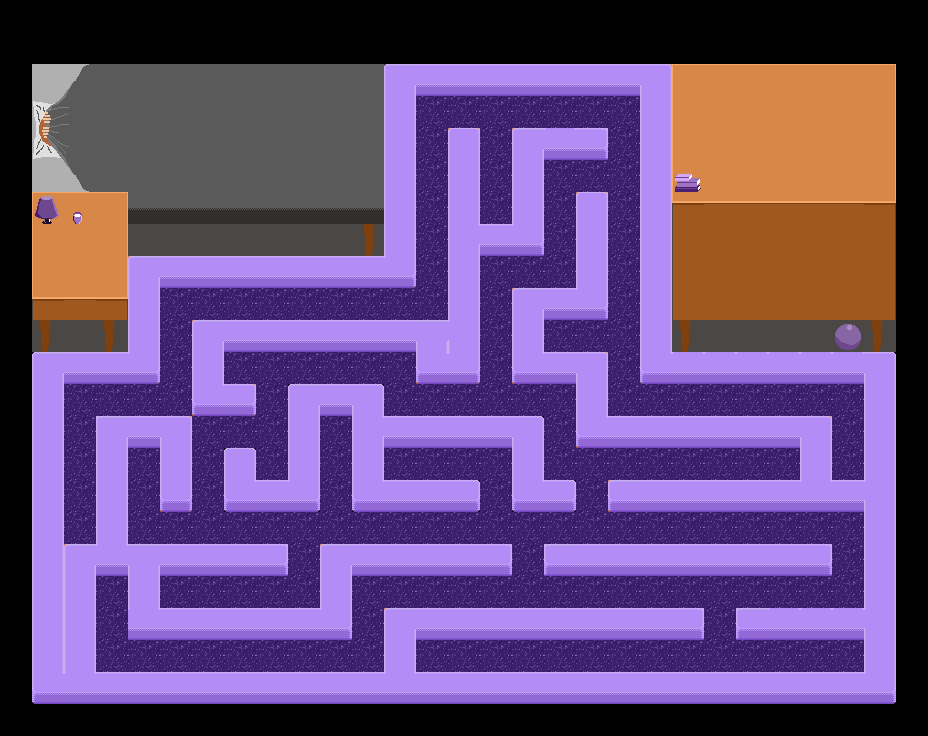

This game map was drawn from its Tiled (.tmx) file and the tilesets committed beside it. A one-line description and the trimmed map source follow:
An orthogonal 29x23 tile map with 32x32 px tiles, 6 tile layers (floor, safety, walls, outer, ...), 3 tilesets and 4 objects (baku, spirit1, spirit2, spirit3).

<map version="1.0" tiledversion="1.1.6" orientation="orthogonal" renderorder="right-down" width="29" height="23" tilewidth="32" tileheight="32" infinite="0" nextobjectid="7">
 <tileset firstgid="1" source="tileset.tsx" />
 <tileset firstgid="37" name="Bed tiles" tilewidth="32" tileheight="32" tilecount="36" columns="6">
  <image source="../images/Bed final.png" width="196" height="196" />
 </tileset>
 <tileset firstgid="73" source="bed test.tsx" />
 <objectgroup name="entities">
  <object id="1" name="baku" x="485.437" y="388.35" width="27.0942" height="24.8363" />
  <object id="2" name="spirit1" x="221.269" y="517.047" width="33.8677" height="24.8363" />
  <object id="5" name="spirit2" x="587.752" y="520.44" width="14.7759" height="14.7759" />
  <object id="6" name="spirit3" x="357.905" y="650.14" width="22.9847" height="14.7759" />
 </objectgroup>
 <layer name="floor" width="29" height="23" opacity="0.7">
  <data>[667 cells, 177 non-empty, 1 distinct tile ids]</data>
 </layer>
 <layer name="safety" width="29" height="23">
  <data>[667 cells, 119 non-empty, 1 distinct tile ids]</data>
 </layer>
 <layer name="walls" width="29" height="23">
  <data>[667 cells, 302 non-empty, 29 distinct tile ids]</data>
 </layer>
 <layer name="outer" width="29" height="23">
  <data>[667 cells, 225 non-empty, 28 distinct tile ids]</data>
 </layer>
 <layer name="Details" width="29" height="23">
  <data>[667 cells, 54 non-empty, 12 distinct tile ids]</data>
 </layer>
 <layer name="Details over" width="29" height="23">
  <data>[667 cells, 50 non-empty, 8 distinct tile ids]</data>
 </layer>
</map>
